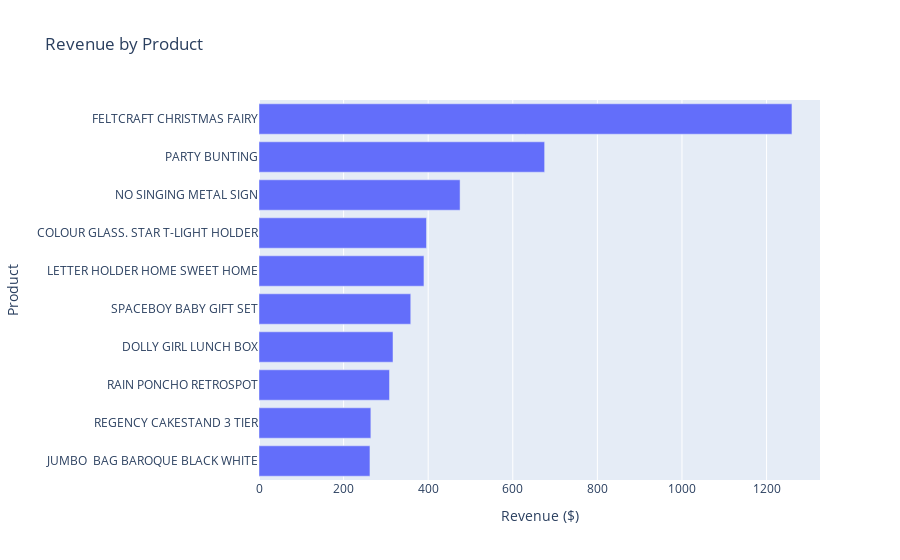

Here is the notebook cell this chart was saved with:
### Code cell
import plotly.express as px

def get_product_revenue_quantity(df):
    df['Revenue'] = df['Quantity'] * df['UnitPrice']
    df_grouped = df.groupby('Description', as_index=False)['Revenue'].sum()
    df_grouped = df_grouped.sort_values(by='Revenue', ascending=False)
    
    return df_grouped

# Get product revenue
product_revenue = get_product_revenue_quantity(df)

# Select the top 10 products (already sorted)
top_product_revenue = product_revenue.head(10)

top_product_revenue['Description'] = pd.Categorical(
    top_product_revenue['Description'], 
    categories=top_product_revenue.sort_values('Revenue', ascending=False)['Description'], 
    ordered=True
)

# Create horizontal bar chart
fig = px.bar(
    top_product_revenue,
    x='Revenue',
    y='Description',
    orientation='h',
    title='Revenue by Product',
    labels={'Revenue': 'Revenue ($)', 'Description': 'Product'}
)

# Ensure bars are ordered from highest to lowest
fig.update_layout(yaxis={'categoryorder': 'total ascending'})  # 'total ascending' for highest on top

# Show figure
fig.show()

### Figure 1 — Plotly figure (JSON) as saved in the notebook; plotly's stock layout.template omitted (floating-point values rounded to 4 significant figures)
{"data": [{"alignmentgroup": "True", "hovertemplate": "Revenue ($)=%{x}<br>Product=%{y}<extra></extra>", "legendgroup": "", "marker": {"color": "#636efa", "pattern": {"shape": ""}}, "name": "", "offsetgroup": "", "orientation": "h", "showlegend": false, "textposition": "auto", "type": "bar", "x": [1260, 675.3, 475.4, 396, 390, 358.8, 316.8, 308.6, 264.4, 262.3], "xaxis": "x", "y": ["FELTCRAFT CHRISTMAS FAIRY", "PARTY BUNTING", "NO SINGING METAL SIGN", "COLOUR GLASS. STAR T-LIGHT HOLDER", "LETTER HOLDER HOME SWEET HOME", " SPACEBOY BABY GIFT SET", "DOLLY GIRL LUNCH BOX", "RAIN PONCHO RETROSPOT", "REGENCY CAKESTAND 3 TIER", "JUMBO  BAG BAROQUE BLACK WHITE"], "yaxis": "y"}], "layout": {"barmode": "relative", "legend": {"tracegroupgap": 0}, "title": {"text": "Revenue by Product"}, "xaxis": {"anchor": "y", "domain": [0, 1], "title": {"text": "Revenue ($)"}}, "yaxis": {"anchor": "x", "categoryorder": "total ascending", "domain": [0, 1], "title": {"text": "Product"}}}}
